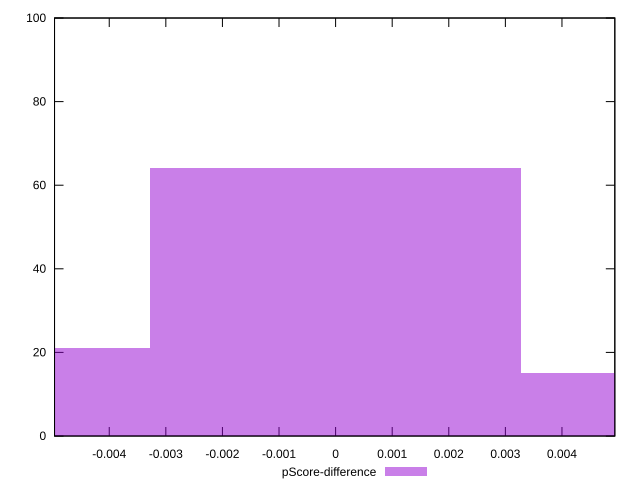

The script that saved this image:
reset

$pScoreDifference <<EOF
0 64
-0.006549200942082853 21
0.006549200942082853 15
EOF

set key outside below
set boxwidth 0.006549200942082853
set xrange [-0.004966782973251704:0.0049341792025039966]
set yrange [0:100]
set trange [0:100]
set style fill transparent solid 0.5 noborder
set terminal svg size 640, 490 enhanced background rgb 'white'
set output "reprap/mainthread-work-breakdown/samples/pages+cached+noexternal+nomedia+nocss+nojs/pScore-difference/histogram.svg"

plot $pScoreDifference title "pScore-difference" with boxes

reset
